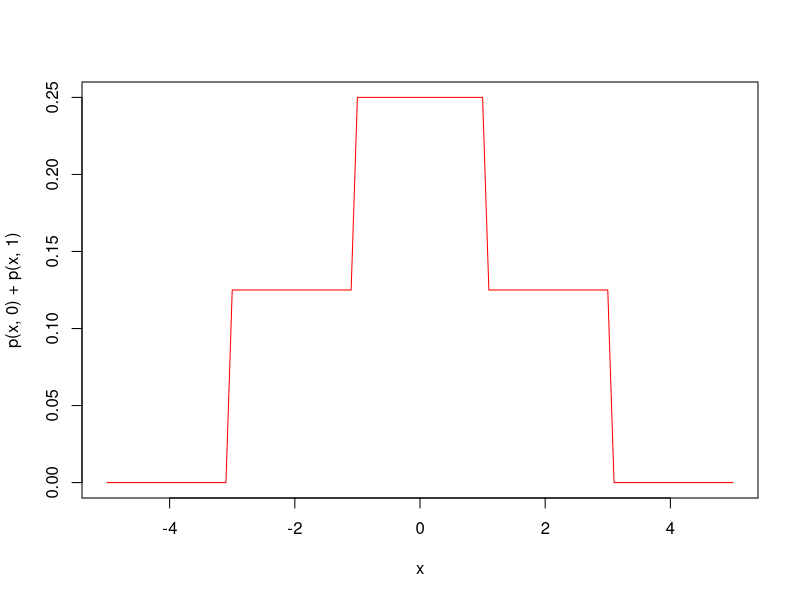
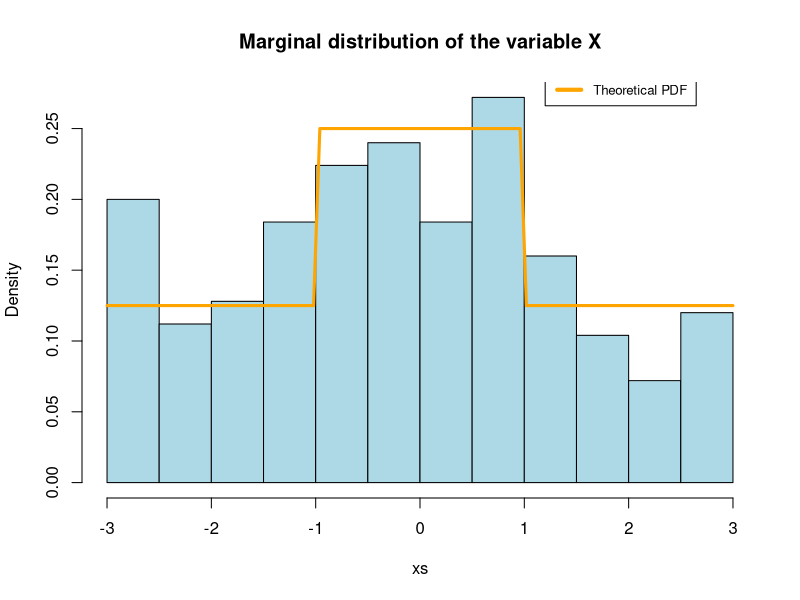
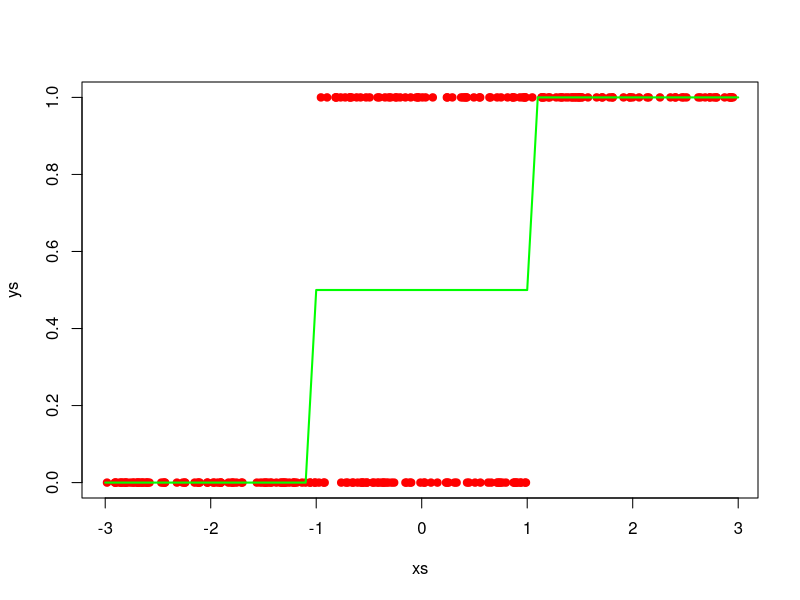

R code for these plots, in order:

# Question 3 --------------------------------------------------------------

n = 250

#data model

p <- function(x, y){if(y==0){dunif(x, -3, 1) * 1/2}
    else if(y==1){dunif(x, -1, 3) * 1/2}
    else 0}
curve(p(x,0) + p(x, 1), xlim = c(-5, 5),col = 'red')

ys <- rbinom(n, 1, 0.5)
gen <- function(y){if(y==0){runif(1, -3, 1)}
    else if(y==1){runif(1, -1, 3)}}
gen <- Vectorize(gen)
xs <- gen(ys)
plot.new()
hist(xs, freq = F, col = 'light blue', main = 'Marginal distribution of the variable X')
curve(p(x,0) + p(x, 1),col = 'orange', add = T, lwd = 3)
legend(1.2, 0.3, legend = c('Simulated EPDF', 'Theoretical PDF'), col = c('light blue', 'orange'), 
       lty = 1, lwd = 4, cex=0.8)

# Regression function
plot(xs, ys, col='red', pch=19)
reg.fun <- function(x){ p(x, 1)/(p(x,  0) + p(x, 1))}
curve(reg.fun, xlim = c(-5,5), lwd=2, col = 'green', add = T)

h.opt <- function(x) {if(reg.fun(x) > 0.5) {1}
                     else 0}
h.opt <- Vectorize(h.opt)
accuracy.Bayes = sum(h.opt(xs) == ys)/length(ys)

# Other classifier
val.indices = sample(seq(1, n), 50, replace=F)
train= data.frame(X = xs[-val.indices], y =  ys[-val.indices])
val= data.frame(X = xs[val.indices], y =  ys[val.indices])


model = glm(y ~ X, data = train, family = "binomial")
probabilities <- predict(model, newdata=val, type='response')
predicted.classes <- ifelse(probabilities > 0.5, 1, 0)
accuracy.Log = sum(predicted.classes == val$y)/length(val$y)
